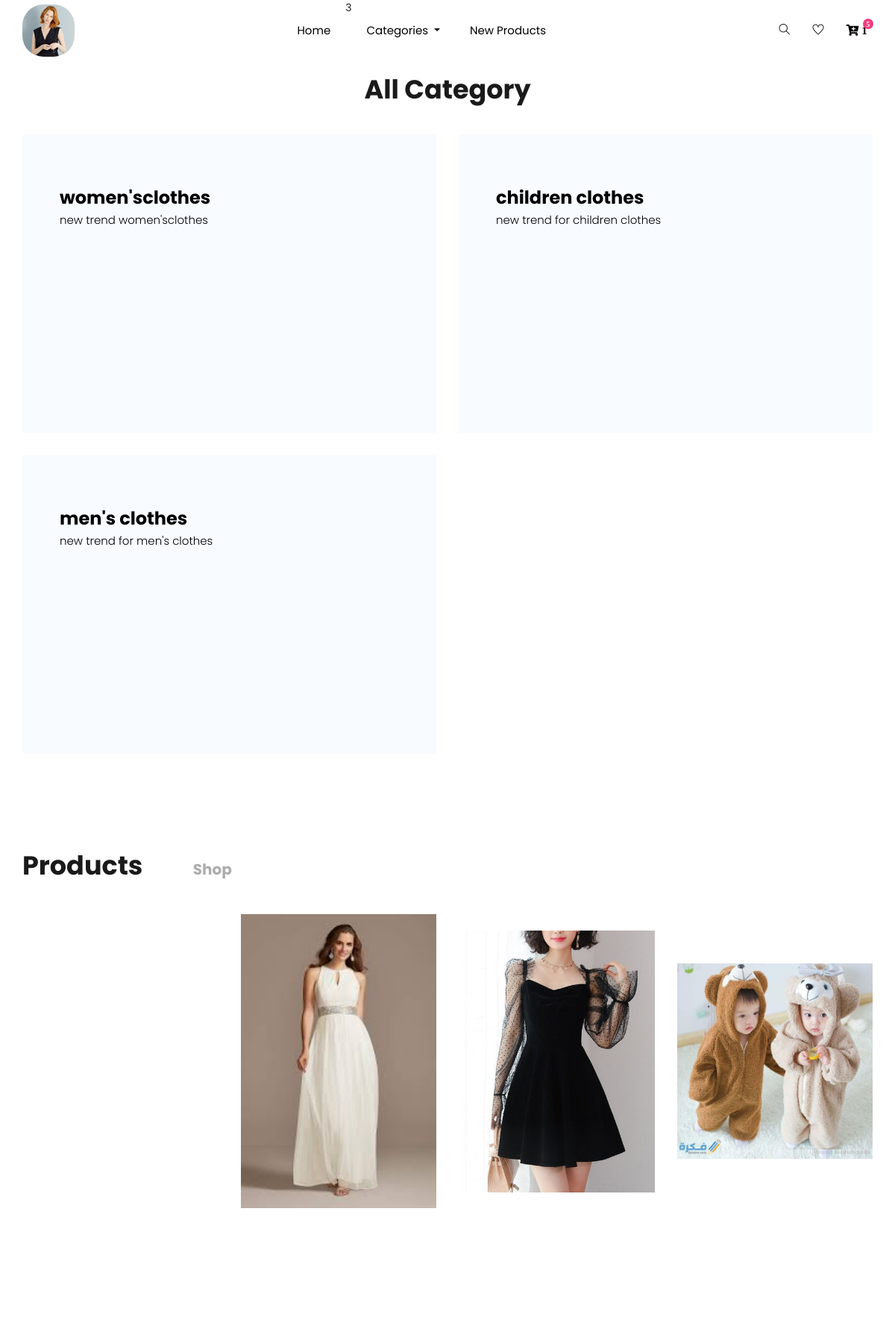
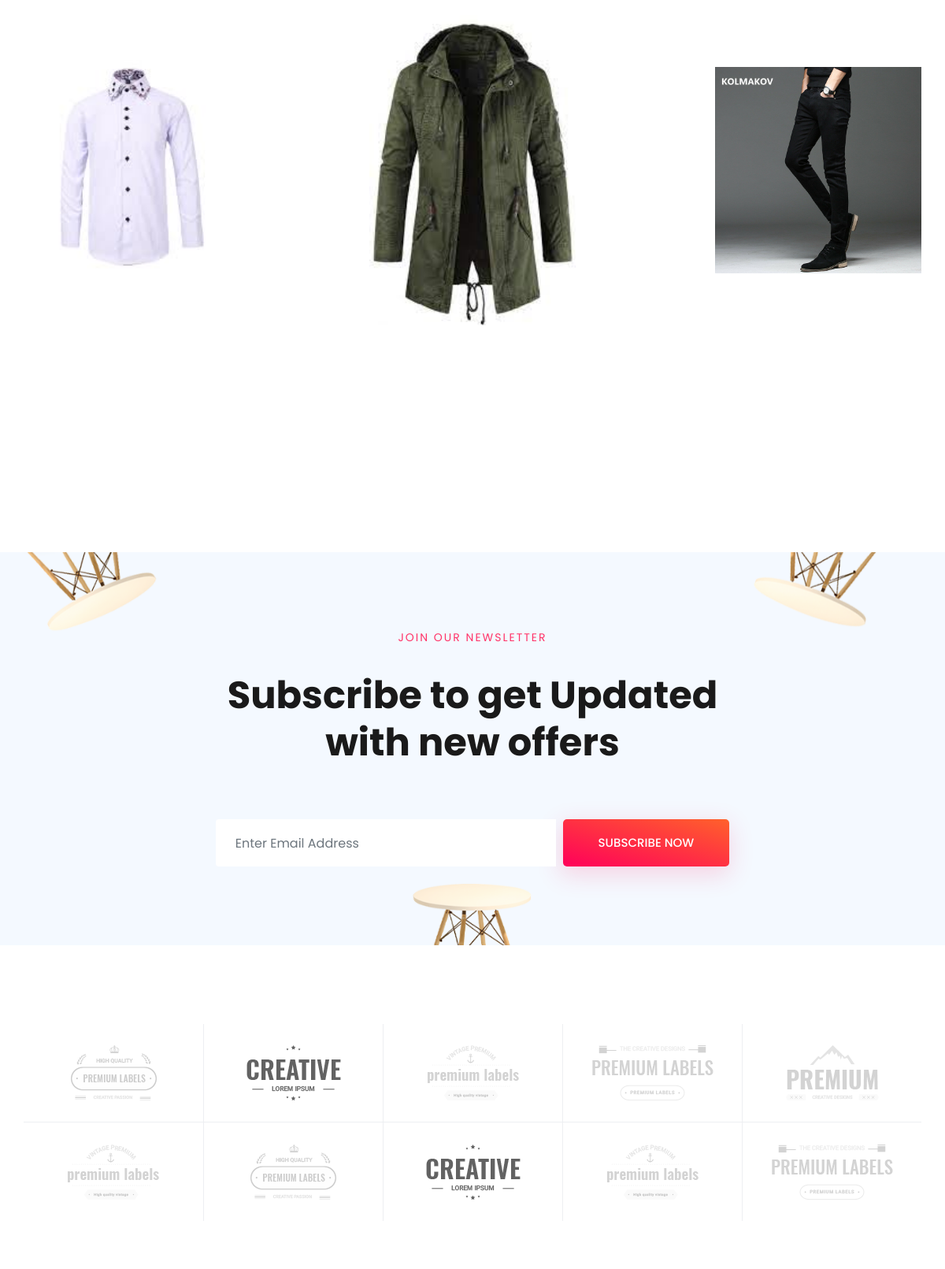
The page / (upper part) on the database its author committed (2 pictures, top to bottom).
### product/models.py (models this page shows, shortened)
class category(models.Model):
    name = models.CharField(max_length=200)
    description = models.TextField()

class product(models.Model):
    name = models.CharField(max_length=200)
    description = models.TextField()
    image = models.ImageField()
    price = models.DecimalField(max_digits=11,decimal_places=2)
    category_id = models.ForeignKey(category,on_delete=models.CASCADE)

### product/views.py (the view)
# urls.py: 2. Add a URL to urlpatterns:  path('', views.home, name='home')
def home(request):
    allcategory = category.objects.all()
    allproducts = product.objects.all()
    number =cart.objects.all().count()
    return render(request,'pages/home.html',{"allproducts":allproducts,"allcategory":allcategory,'number':number})

### templates/pages/home.html (shortened to what this page needs)
{% load static %}
<!doctype html>
<html lang="zxx">
<head>
    <link rel="stylesheet" href="{% static 'css/bootstrap.min.css' %}">
    <link rel="stylesheet" href="{% static 'css/animate.css' %}">
    <link rel="stylesheet" href="{% static 'css/owl.carousel.min.css' %}">
    <link rel="stylesheet" href="{% static 'css/all.css' %}">
    <link rel="stylesheet" href="{% static 'css/flaticon.css' %}">
    <link rel="stylesheet" href="{% static 'css/themify-icons.css' %}">
    <link rel="stylesheet" href="{% static 'css/magnific-popup.css' %}">
    <link rel="stylesheet" href="{% static 'css/slick.css' %}">
    <link rel="stylesheet" href="{% static 'css/style.css' %}">
</head>
<body>
    <header class="main_menu home_menu">
        <div class="container">
            <div class="row align-items-center">
                <div class="col-lg-12">
                    <nav class="navbar navbar-expand-lg navbar-light">
                        <a class="navbar-brand" href="/"> <img style="border-radius:40% ;" src="{% static 'img/product/most-product/m-product-7.jpg' %}"alt="logo"> </a>
                        <div class="collapse navbar-collapse main-menu-item" id="navbarSupportedContent">
                            <ul class="navbar-nav">
                                <li class="nav-item">
                                    <a class="nav-link" href="/">Home</a>
                                </li>3
                                <li class="nav-item dropdown">
                                    <a class="nav-link dropdown-toggle" href="blog.html" id="navbarDropdown_3"
                                        role="button" data-toggle="dropdown" aria-haspopup="true" aria-expanded="false">
                                        Categories
                                    </a>
                                </li>
                                <li class="nav-item">
                                    <a class="nav-link" href="/newproducts">new products</a>
                                </li>
                            </ul>
                        </div>
                        <div class="hearer_icon d-flex">
                            <a id="search_1" href="javascript:void(0)"><i class="ti-search"></i></a>
                            <a href=""><i class="ti-heart"></i></a>
                            <div class="dropdown cart">
                                <a class="dropdown-toggle" href="/cart/" >
                                    <i class="fas fa-cart-plus">   {{number}}</i>
                                </a>
                            </div>
                        </div>
                    </nav>
                </div>
            </div>
        </div>
    </header>
    <section class="feature_part padding_top">
        <div class="container">
            <div class="row justify-content-center">
                <div class="col-lg-8">
                    <div class="section_tittle text-center">
                        <h2>All Category</h2>
                    </div>
                </div>
            </div>
            <div class="row align-items-center justify-content-between">
                {% for i in allcategory %}
                <div class="col-lg-6 col-sm-6">
                    <div class="single_feature_post_text">
                        <h3>{{i.name}}</h3>
                        <p>{{i.description}}</p>
                    </div>
                </div>
                {% endfor %}
            </div>
        </div>
    </section>
    <section class="product_list section_padding">
        <div class="container">
            <div class="row justify-content-center">
                <div class="col-lg-12">
                    <div class="section_tittle text-center">
                        <h2>Products <span>shop</span></h2>
                    </div>
                </div>
            </div>
            <div class="row">
                <div class="col-lg-12">
                    <div class="product_list_slider owl-carousel">
                        <div class="single_product_list_slider">
                            <div class="row align-items-center justify-content-between">
                                {% for product in allproducts %}
                                <a href="product/{{product.id}}">
                                <div class="col-lg-3 col-sm-6">
                                    <div class="single_product_item">
                                        <img src="{{product.image.url}}" alt= >
                                        <div class="single_product_text">
                                        </div>
                                    </div>
                                </div>
                            </a>
                                {% endfor %}
                            </div>
                        </div>
                    </div>
                </div>
            </div>
        </div>
    </section>
    <section class="subscribe_area section_padding">
        <div class="container">
            <div class="row justify-content-center">
                <div class="col-lg-7">
                    <div class="subscribe_area_text text-center">
                        <h5>Join Our Newsletter</h5>
                        <h2>Subscribe to get Updated
                            with new offers</h2>
                        <div class="input-group">
                            <input type="text" class="form-control" placeholder="enter email address"
                                aria-label="Recipient's username" aria-describedby="basic-addon2">
                            <div class="input-group-append">
                                <a href="#" class="input-group-text btn_2" id="basic-addon2">subscribe now</a>
                            </div>
                        </div>
                    </div>
                </div>
            </div>
        </div>
    </section>
    <section class="client_logo padding_top">
        <div class="container">
            <div class="row align-items-center">
                <div class="col-lg-12">
                    <div class="single_client_logo">
                        <img src="img/client_logo/client_logo_1.png" alt="">
                    </div>
                    <div class="single_client_logo">
                        <img src="img/client_logo/client_logo_2.png" alt="">
                    </div>
                    <div class="single_client_logo">
                        <img src="img/client_logo/client_logo_3.png" alt="">
                    </div>
                    <div class="single_client_logo">
                        <img src="img/client_logo/client_logo_4.png" alt="">
                    </div>
                    <div class="single_client_logo">
                        <img src="img/client_logo/client_logo_5.png" alt="">
                    </div>
                    <div class="single_client_logo">
                        <img src="img/client_logo/client_logo_3.png" alt="">
                    </div>
                    <div class="single_client_logo">
                        <img src="img/client_logo/client_logo_1.png" alt="">
                    </div>
                    <div class="single_client_logo">
                        <img src="img/client_logo/client_logo_2.png" alt="">
                    </div>
                    <div class="single_client_logo">
                        <img src="img/client_logo/client_logo_3.png" alt="">
                    </div>
                    <div class="single_client_logo">
                        <img src="img/client_logo/client_logo_4.png" alt="">
                    </div>
                </div>
            </div>
        </div>
    </section>
    <footer class="footer_part">
    </footer>
</body>
</html>

### product/static/css/all.css (style rules this page uses)
.fa, .fas, .far, .fal, .fab { -moz-osx-font-smoothing: grayscale; -webkit-font-smoothing: antialiased; display: inline-block; font-style: normal; font-variant: normal; text-rendering: auto; line-height: 1; }
.fa-cart-plus:before { content: "\f217"; }
.fa, .fas { font-family: 'Font Awesome 5 Free'; font-weight: 900; }

### rows shown on the page
category: name "women'sclothes", description "new trend women'sclothes"
category: name "children clothes", description "new trend for children clothes"
category: name "men's clothes", description "new trend for men's clothes"
product: image (picture)
product: image (picture)
product: image (picture)
product: image (picture)
product: image (picture)
product: image (picture)

### other values the page prints
{{ number }} "1"
